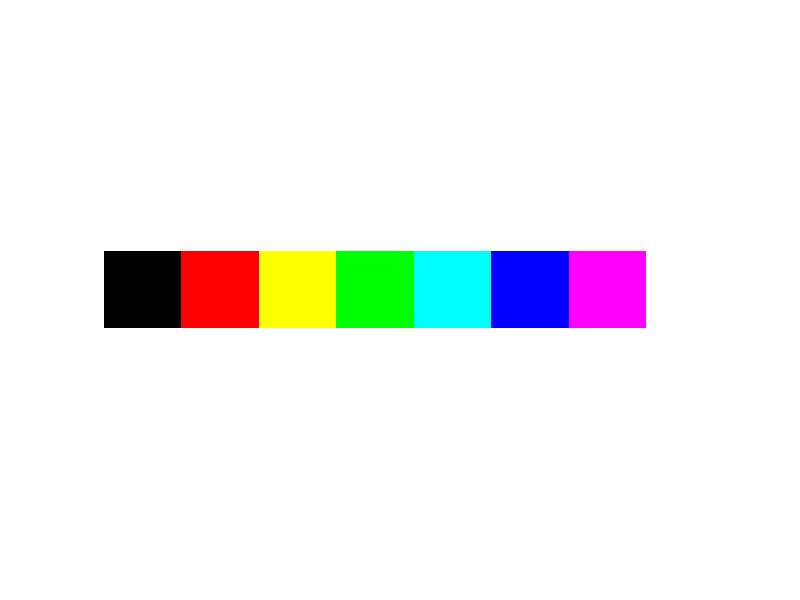

The MATLAB source for this figure: (Note: this script raises an error after producing the figure.)
% RGB to HSV color space conversion
% Specify in RGB: Black, Red, Yellow, Green, Cyan, Blue, Magenta, White
%    K  R  Y  G  C  B  M  W
r = [0  1  1  0  0  0  1  1];  
g = [0  0  1  1  1  0  0  1];
b = [0  0  0  0  1  1  1  1];

img_rgb = cat(3, r, g, b); % 1x8 image with the specified colors
imshow(img_rgb,'InitialMagnification','fit');

img_hsv = rgb2hsv(img_rgb); % convert image from RGB to HSV

% Build a table to inspect colors' values in RGB and HSV
values = [reshape(img_rgb,[],3) reshape(img_hsv,[],3)];
T = array2table(values);
T.Properties.VariableNames = {'R','G','B','H','S','V'};
T.Properties.RowNames = {'Black','Red','Yellow','Green',...
    'Cyan','Blue','Magenta','White'};
disp(T)